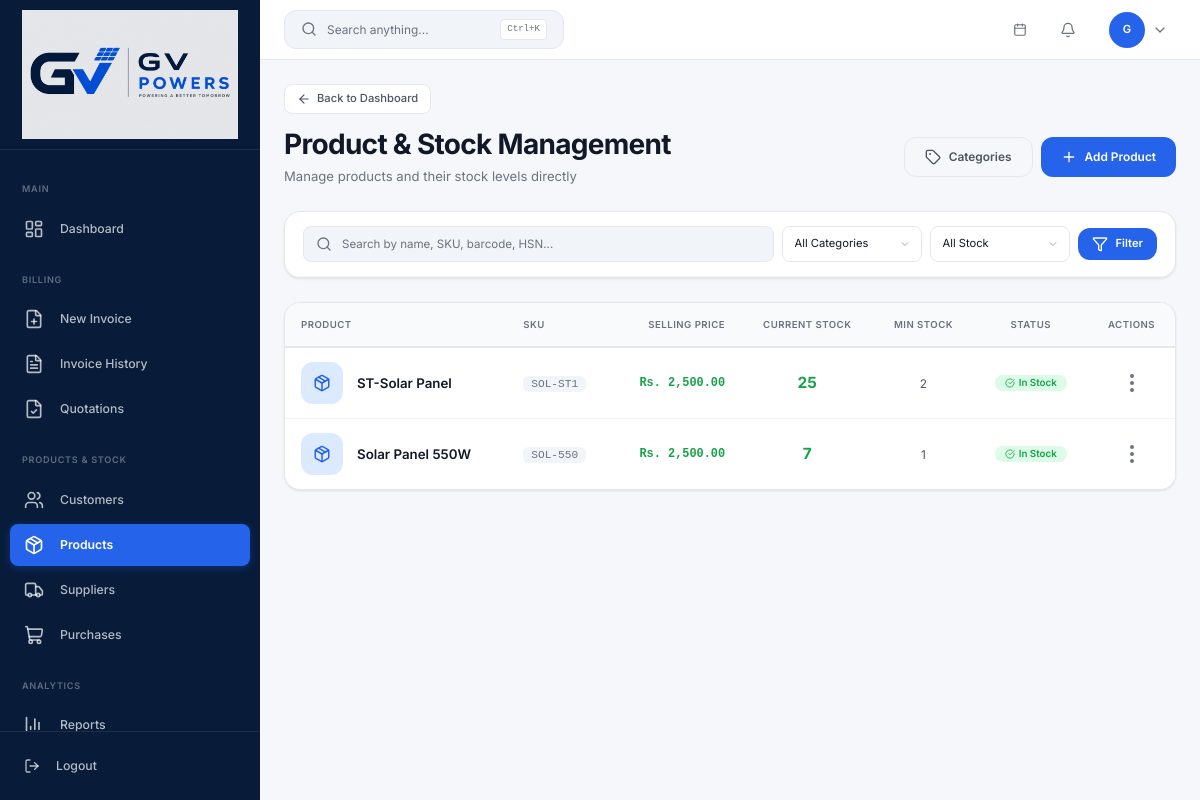
Page /products (signed in) on the earlier database version.
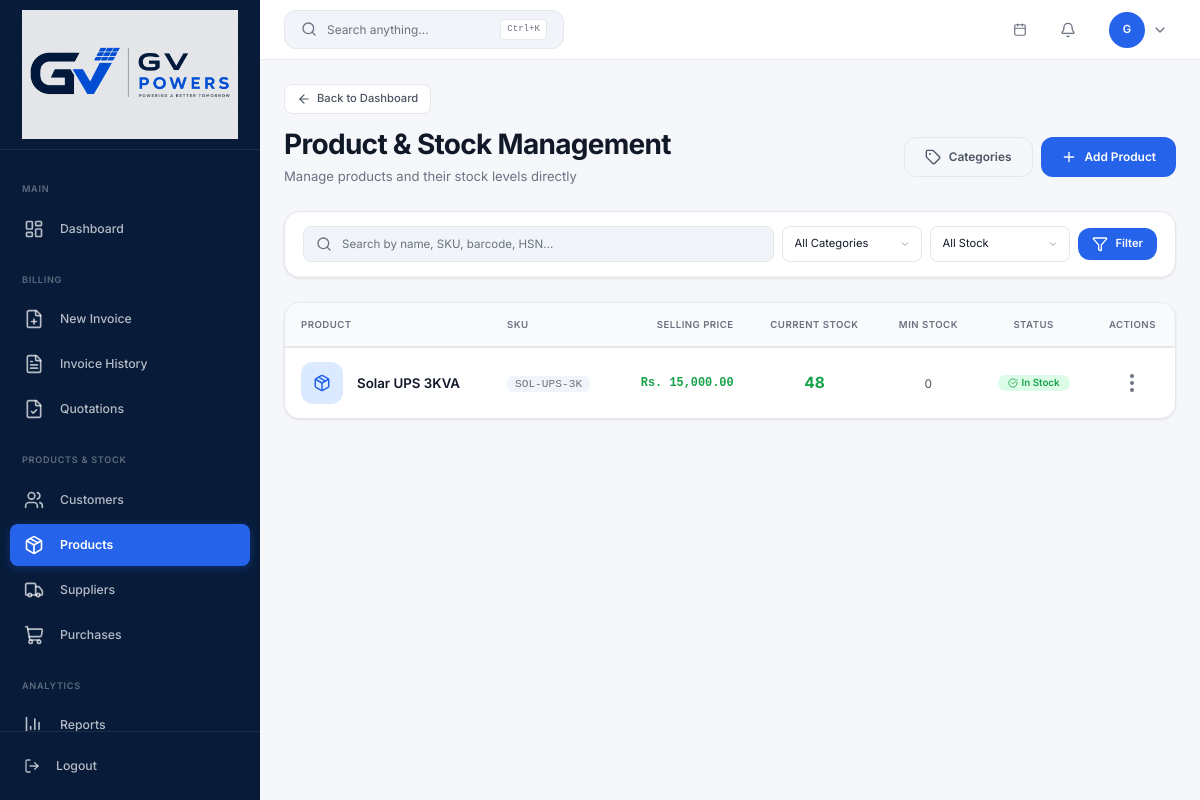
Same page on the later database version.
### app.py (models this page shows, shortened)
class User(UserMixin, db.Model):
    __tablename__ = 'users'
    id = db.Column(db.Integer, primary_key=True)
    username = db.Column(db.String(80), unique=True, nullable=False)
    email = db.Column(db.String(120), unique=True, nullable=False)
    password_hash = db.Column(db.String(256), nullable=False)
    full_name = db.Column(db.String(120), nullable=False)
    role = db.Column(db.String(20), default='staff')
    is_active = db.Column(db.Boolean, default=True)
    last_login = db.Column(db.DateTime)
    created_at = db.Column(db.DateTime, default=datetime.utcnow)
    updated_at = db.Column(db.DateTime, default=datetime.utcnow, onupdate=datetime.utcnow)
    @property
    def is_admin(self): return self.role == 'admin'

class Product(db.Model):
    __tablename__ = 'products'
    id = db.Column(db.Integer, primary_key=True)
    name = db.Column(db.String(120), nullable=False)
    sku = db.Column(db.String(50), unique=True)
    barcode = db.Column(db.String(50), unique=True, nullable=True)
    hsn = db.Column(db.String(10))
    brand = db.Column(db.String(100), nullable=True)
    category_id = db.Column(db.Integer, db.ForeignKey('categories.id'))
    supplier_id = db.Column(db.Integer, db.ForeignKey('suppliers.id'), nullable=True)
    description = db.Column(db.Text)
    unit = db.Column(db.String(20), default='pcs')
    purchase_price = db.Column(db.Numeric(12, 2), default=0)
    selling_price = db.Column(db.Numeric(12, 2), default=0)
    gst_rate = db.Column(db.Numeric(5, 2), default=18)
    opening_stock = db.Column(db.Integer, default=0)
    stock_quantity = db.Column(db.Integer, default=0)
    min_stock = db.Column(db.Integer, default=0)
    max_stock = db.Column(db.Integer, default=500)
    last_low_stock_notification_at = db.Column(db.DateTime, nullable=True)
    low_stock_alert_active = db.Column(db.Boolean, default=False)
    location = db.Column(db.String(100), nullable=True)
    status = db.Column(db.String(20), default='active')
    last_purchase = db.Column(db.DateTime, nullable=True)
    last_sale = db.Column(db.DateTime, nullable=True)
    warehouse = db.Column(db.String(100), nullable=True)
    warranty = db.Column(db.String(50), nullable=True)
    image = db.Column(db.String(256), nullable=True)
    is_active = db.Column(db.Boolean, default=True)
    created_at = db.Column(db.DateTime, default=datetime.utcnow)
    updated_at = db.Column(db.DateTime, default=datetime.utcnow, onupdate=datetime.utcnow)
    @property
    def current_stock(self):
        return self.stock_quantity

### app.py (the view)
@app.route('/products')
@login_required
def products_list():
    q = Product.query; search = request.args.get('q', '').strip(); cat = request.args.get('category', type=int)
    stock_filter = request.args.get('stock', '').strip()
    if search: q = q.filter(or_(Product.name.ilike(f'%{search}%'), Product.sku.ilike(f'%{search}%'), Product.barcode.ilike(f'%{search}%'), Product.hsn.ilike(f'%{search}%'), Product.brand.ilike(f'%{search}%')))
    if cat: q = q.filter_by(category_id=cat)
    if stock_filter == 'in_stock': q = q.filter(Product.stock_quantity > 0)
    elif stock_filter == 'low_stock': q = q.filter(Product.stock_quantity > 0, Product.stock_quantity <= Product.min_stock)
    elif stock_filter == 'out_of_stock': q = q.filter(Product.stock_quantity <= 0)
    return render_template('products/products.html', products=q.order_by(Product.name).all(), categories=Category.query.order_by(Category.name).all(), search=search, selected_category=cat, stock_filter=stock_filter, suppliers=Supplier.query.filter_by(is_active=True).order_by(Supplier.name).all())

### templates/products/products.html (shortened to what this page needs)
{% extends "layouts/admin_layout.html" %}
{% block back_link %}
<a href="{{ url_for('dashboard') }}" class="ih-back-link"><i data-lucide="arrow-left"></i> Back to Dashboard</a>
{% endblock %}
{% block content %}
<div class="page-header">
    <div class="page-header-left">
        <h1>Product & Stock Management</h1>
        <p>Manage products and their stock levels directly</p>
    </div>
    <div class="page-header-actions">
        <button class="btn btn-outline-secondary" data-bs-toggle="modal" data-bs-target="#categoryModal">
            <i data-lucide="tag"></i> Categories
        </button>
        <button class="btn btn-primary" data-bs-toggle="modal" data-bs-target="#createProductModal">
            <i data-lucide="plus"></i> Add Product
        </button>
    </div>
</div>
<div class="ih-filter-bar mb-24">
    <div class="ih-filter-top">
        <form method="GET" action="{{ url_for('products_list') }}" class="d-flex gap-8 align-items-center w-100">
            <div class="ih-search-wrap flex-1">
                <i data-lucide="search"></i>
                <input type="text" name="q" placeholder="Search by name, SKU, barcode, HSN..." value="{{ search or '' }}">
            </div>
            <select class="ih-filter-select" name="category" onchange="this.form.submit()">
                <option value="">All Categories</option>
            </select>
            <select class="ih-filter-select" name="stock" onchange="this.form.submit()">
                <option value="">All Stock</option>
            </select>
            <button type="submit" class="btn btn-primary btn-sm"><i data-lucide="filter"></i> Filter</button>
        </form>
    </div>
</div>
<div class="admin-table-wrapper">
    <div class="admin-table-content">
        <table class="table align-middle mb-0">
            <thead>
                <tr>
                    <th>Product</th>
                    <th>SKU</th>
                    <th class="text-end">Selling Price</th>
                    <th class="text-center">Current Stock</th>
                    <th class="text-center">Min Stock</th>
                    <th class="text-center">Status</th>
                    <th class="text-center">Actions</th>
                </tr>
            </thead>
            <tbody>
                {% if products %}
                    {% for product in products %}
                    {% set stock = product.current_stock or 0 %}
                    {% set min = product.min_stock or 0 %}
                    {% set max = product.max_stock or 500 %}
                    {% if stock == 0 %}
                        {% set status_class = "badge-danger" %}
                        {% set status_text = "Out of Stock" %}
                        {% set status_icon = "x-circle" %}
                    {% elif stock <= min %}
                        {% set status_class = "badge-warning" %}
                        {% set status_text = "Low Stock" %}
                        {% set status_icon = "alert-triangle" %}
                    {% else %}
                        {% set status_class = "badge-success" %}
                        {% set status_text = "In Stock" %}
                        {% set status_icon = "check-circle" %}
                    {% endif %}
                    <tr>
                        <td>
                            <div class="d-flex align-items-center gap-3">
                                {% if product.image %}
                                <img src="{{ url_for('static', filename=product.image) }}" alt="" style="width:42px;height:42px;border-radius:var(--radius-lg);object-fit:cover;border:1px solid var(--border-light);">
                                {% else %}
                                <div style="width:42px;height:42px;border-radius:var(--radius-lg);background:var(--color-primary-light);display:flex;align-items:center;justify-content:center;flex-shrink:0;">
                                    <i data-lucide="package" style="width:18px;height:18px;color:var(--color-primary);"></i>
                                </div>
                                {% endif %}
                                <div>
                                    <span class="fw-600" style="font-size:0.95rem;color:var(--text-primary);">{{ product.name }}</span>
                                </div>
                            </div>
                        </td>
                        <td><code style="font-size:0.8rem;color:var(--text-muted);background:var(--bg-gray);padding:2px 8px;border-radius:var(--radius-sm);">{{ product.sku or '-' }}</code></td>
                        <td class="text-end fw-600" style="color:var(--color-success);font-family:var(--font-mono);font-size:0.85rem;">{{ format_currency(product.selling_price or 0) }}</td>
                        <td class="text-center">
                            <span style="font-size:1.1rem;font-weight:700;{{ 'color:var(--color-danger)' if stock == 0 else 'color:var(--color-warning)' if stock <= min else 'color:var(--color-success)' }}">{{ stock }}</span>
                        </td>
                        <td class="text-center" style="color:var(--text-secondary);">{{ min }}</td>
                        <td class="text-center">
                            <span class="badge {{ status_class }}"><i data-lucide="{{ status_icon }}" style="width:10px;height:10px;"></i> {{ status_text }}</span>
                        </td>
                        <td class="text-center">
                            <div class="erp-menu" data-erp-menu>
                                <button class="erp-menu__trigger" data-erp-trigger aria-label="Actions" aria-haspopup="true" title="Actions">
                                    <i data-lucide="ellipsis-vertical"></i>
                                </button>
                            </div>
                        </td>
                    </tr>
                    {% endfor %}
                {% endif %}
            </tbody>
        </table>
    </div>
</div>
{% endblock %}

### templates/layouts/admin_layout.html (shortened to what this page needs)
{% extends "base.html" %}
{% block body %}
<div class="app-wrapper">
    <aside class="sidebar" id="sidebar">
        <div class="sidebar-brand">
            <a href="{{ url_for('dashboard') }}" class="brand-icon-link">
                <img src="{{ url_for('static', filename='img/logo/img.png') }}" alt="GV Powers" class="brand-logo">
            </a>
        </div>
        <nav class="sidebar-nav">
            <div class="sidebar-section-title">Main</div>
            <a href="{{ url_for('dashboard') }}" class="nav-link {% if request.endpoint == 'dashboard' %}active{% endif %}" data-tooltip="Dashboard">
                <i data-lucide="layout-dashboard"></i>
                <span class="nav-text">Dashboard</span>
            </a>
            <div class="sidebar-section-title">Billing</div>
            <a href="{{ url_for('new_invoice') }}" class="nav-link {% if request.endpoint == 'new_invoice' %}active{% endif %}" data-tooltip="New Invoice">
                <i data-lucide="file-plus"></i>
                <span class="nav-text">New Invoice</span>
            </a>
            <a href="{{ url_for('invoice_history') }}" class="nav-link {% if request.endpoint in ('invoice_history', 'edit_invoice') %}active{% endif %}" data-tooltip="Invoice History">
                <i data-lucide="file-text"></i>
                <span class="nav-text">Invoice History</span>
            </a>
            {% if current_user.is_admin %}
            <a href="{{ url_for('quotations_list') }}" class="nav-link {% if request.endpoint in ('quotations_list', 'new_quotation', 'quotation_preview') %}active{% endif %}" data-tooltip="Quotations">
                <i data-lucide="file-check"></i>
                <span class="nav-text">Quotations</span>
            </a>
            <div class="sidebar-section-title">Products &amp; Stock</div>
            <a href="{{ url_for('customers_list') }}" class="nav-link {% if request.endpoint in ('customers_list', 'customer_profile', 'customer_ledger') %}active{% endif %}" data-tooltip="Customers">
                <i data-lucide="users"></i>
                <span class="nav-text">Customers</span>
            </a>
            <a href="{{ url_for('products_list') }}" class="nav-link {% if request.endpoint in ('products_list', 'product_profile', 'create_product', 'edit_product', 'add_stock', 'remove_stock', 'delete_stock') %}active{% endif %}" data-tooltip="Products">
                <i data-lucide="package"></i>
                <span class="nav-text">Products</span>
            </a>
            <a href="{{ url_for('suppliers_list') }}" class="nav-link {% if request.endpoint == 'suppliers_list' %}active{% endif %}" data-tooltip="Suppliers">
                <i data-lucide="truck"></i>
                <span class="nav-text">Suppliers</span>
            </a>
            <a href="{{ url_for('purchases_list') }}" class="nav-link {% if request.endpoint in ('purchases_list', 'purchase_orders') %}active{% endif %}" data-tooltip="Purchases">
                <i data-lucide="shopping-cart"></i>
                <span class="nav-text">Purchases</span>
            </a>
            <div class="sidebar-section-title">Analytics</div>
            {% set report_endpoints = ('reports_page', 'sales_report', 'payments_report', 'outstanding_report', 'gst_report', 'inventory_report', 'profit_report', 'customer_report', 'report_export') %}
            <a href="{{ url_for('reports_page') }}" class="nav-link {% if request.endpoint in report_endpoints %}active{% endif %}" data-tooltip="Reports">
                <i data-lucide="bar-chart-3"></i>
                <span class="nav-text">Reports</span>
            </a>
            {% endif %}
        </nav>
        <div class="sidebar-footer">
            <form action="{{ url_for('logout') }}" method="POST" class="d-inline">
                <button type="submit" class="nav-link btn btn-link text-start w-100" data-tooltip="Logout">
                    <i data-lucide="log-out"></i><span class="nav-text">Logout</span>
                </button>
            </form>
        </div>
    </aside>
    <div class="main-content">
        <header class="top-navbar">
            <button class="search-trigger" onclick="openSearch()" type="button">
                <i data-lucide="search" style="width:16px;height:16px;"></i>
                <span class="search-label">Search anything...</span>
                <kbd>Ctrl+K</kbd>
            </button>
            <div class="navbar-date">
                <i data-lucide="calendar" style="width:14px;height:14px;"></i>
            </div>
            <div class="dropdown erp-menu" id="notificationBell" data-erp-menu>
                <button class="btn btn-link text-decoration-none position-relative p-1 erp-menu__trigger" data-erp-trigger aria-expanded="false" style="height:34px;width:34px;border-radius:10px;">
                    <i data-lucide="bell" style="width:20px;height:20px;color:var(--text-muted);"></i>
                </button>
            </div>
            <div class="dropdown erp-menu" data-erp-menu>
                <button class="user-dropdown erp-menu__trigger" data-erp-trigger aria-expanded="false" style="gap:.5rem;height:auto;width:auto;border-radius:12px;padding:.35rem .5rem;border:1px solid transparent;">
                    <div class="user-avatar">{{ current_user.full_name[0] }}</div>
                    <i data-lucide="chevron-down" style="width:16px;height:16px;color:var(--text-muted);"></i>
                </button>
            </div>
        </header>
        <div class="page-content">
            {% block back_link %}{% endblock %}
            {% block content %}{% endblock %}
        </div>
    </div>
</div>
{% endblock %}

### templates/base.html (shortened to what this page needs)
<!DOCTYPE html>
<html lang="en">
<head>
    <link href="https://cdn.jsdelivr.net/npm/bootstrap@5.3.3/dist/css/bootstrap.min.css" rel="stylesheet">
    <link rel="stylesheet" href="{{ url_for('static', filename='css/app.css') }}?v=10.0">
    <link rel="stylesheet" href="{{ url_for('static', filename='css/admin.css') }}?v=8.0">
    <link rel="stylesheet" href="{{ url_for('static', filename='css/billing.css') }}?v=8.0">
    <link rel="stylesheet" href="{{ url_for('static', filename='css/sales.css') }}?v=8.0">
    <link rel="stylesheet" href="{{ url_for('static', filename='css/responsive.css') }}?v=9.0">
    <link rel="stylesheet" href="{{ url_for('static', filename='css/themes.css') }}?v=8.0">
    <link rel="stylesheet" href="{{ url_for('static', filename='css/erp-menu.css') }}?v=1.0">
</head>
<body>
    {% block body %}{% endblock %}
</body>
</html>

Differences in the rows shown:
removed Product: name "ST-Solar Panel", sku "SOL-ST1", selling_price "Rs. 2,500.00", stock_quantity "25", min_stock "2", status_text "In Stock"
removed Product: name "Solar Panel 550W", sku "SOL-550", selling_price "Rs. 2,500.00", stock "7", min "1", status_text "In Stock"
added Product: name "Solar UPS 3KVA", sku "SOL-UPS-3K", selling_price "Rs. 15,000.00", stock_quantity "48", min "0", status_text "In Stock"
